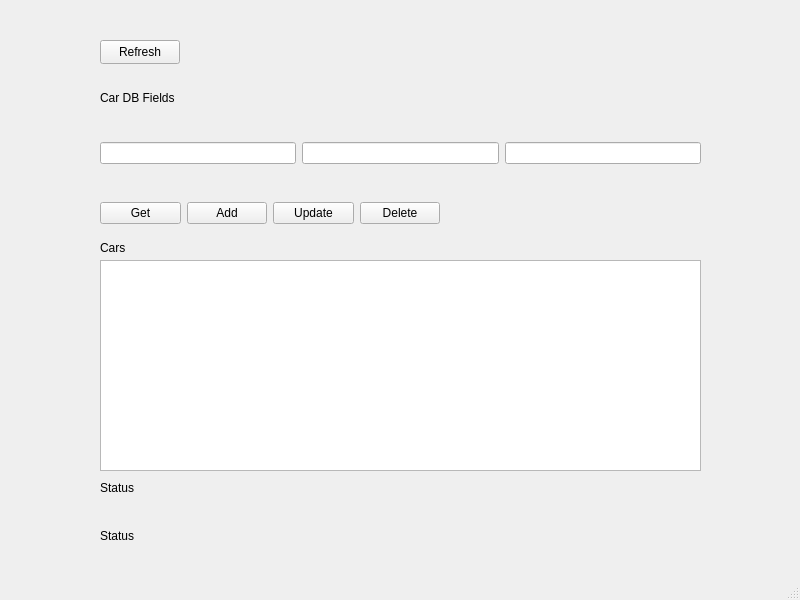
<?xml version="1.0" encoding="UTF-8"?>
<ui version="4.0">
 <class>MainWindow</class>
 <widget class="QMainWindow" name="MainWindow">
  <property name="geometry">
   <rect>
    <x>0</x>
    <y>0</y>
    <width>800</width>
    <height>600</height>
   </rect>
  </property>
  <property name="windowTitle">
   <string>MainWindow</string>
  </property>
  <widget class="QWidget" name="centralwidget">
   <widget class="QLabel" name="label">
    <property name="geometry">
     <rect>
      <x>100</x>
      <y>90</y>
      <width>171</width>
      <height>16</height>
     </rect>
    </property>
    <property name="text">
     <string>Car DB Fields</string>
    </property>
   </widget>
   <widget class="QLabel" name="label_2">
    <property name="geometry">
     <rect>
      <x>100</x>
      <y>240</y>
      <width>171</width>
      <height>16</height>
     </rect>
    </property>
    <property name="text">
     <string>Cars</string>
    </property>
   </widget>
   <widget class="QLabel" name="label_3">
    <property name="geometry">
     <rect>
      <x>100</x>
      <y>480</y>
      <width>171</width>
      <height>16</height>
     </rect>
    </property>
    <property name="text">
     <string>Status</string>
    </property>
   </widget>
   <widget class="QLabel" name="status">
    <property name="geometry">
     <rect>
      <x>100</x>
      <y>510</y>
      <width>601</width>
      <height>51</height>
     </rect>
    </property>
    <property name="text">
     <string>Status</string>
    </property>
   </widget>
   <widget class="QWidget" name="layoutWidget">
    <property name="geometry">
     <rect>
      <x>100</x>
      <y>140</y>
      <width>601</width>
      <height>26</height>
     </rect>
    </property>
    <layout class="QHBoxLayout" name="horizontalLayout">
     <item>
      <widget class="QLineEdit" name="branch">
       <property name="text">
        <string/>
       </property>
      </widget>
     </item>
     <item>
      <widget class="QLineEdit" name="id_car">
       <property name="text">
        <string/>
       </property>
      </widget>
     </item>
     <item>
      <widget class="QLineEdit" name="model">
       <property name="text">
        <string/>
       </property>
      </widget>
     </item>
    </layout>
   </widget>
   <widget class="QWidget" name="layoutWidget">
    <property name="geometry">
     <rect>
      <x>100</x>
      <y>200</y>
      <width>340</width>
      <height>26</height>
     </rect>
    </property>
    <layout class="QHBoxLayout" name="horizontalLayout_2">
     <item>
      <widget class="QPushButton" name="get">
       <property name="toolTip">
        <string>Get the DB</string>
       </property>
       <property name="text">
        <string>Get</string>
       </property>
      </widget>
     </item>
     <item>
      <widget class="QPushButton" name="add">
       <property name="toolTip">
        <string>Add a car</string>
       </property>
       <property name="text">
        <string>Add</string>
       </property>
      </widget>
     </item>
     <item>
      <widget class="QPushButton" name="update">
       <property name="toolTip">
        <string>Update a given field</string>
       </property>
       <property name="text">
        <string>Update</string>
       </property>
      </widget>
     </item>
     <item>
      <widget class="QPushButton" name="remove">
       <property name="toolTip">
        <string>Delete by ID</string>
       </property>
       <property name="text">
        <string>Delete</string>
       </property>
      </widget>
     </item>
    </layout>
   </widget>
   <widget class="QPushButton" name="refresh">
    <property name="geometry">
     <rect>
      <x>100</x>
      <y>40</y>
      <width>80</width>
      <height>24</height>
     </rect>
    </property>
    <property name="text">
     <string>Refresh</string>
    </property>
   </widget>
   <widget class="QTextEdit" name="carList">
    <property name="geometry">
     <rect>
      <x>100</x>
      <y>260</y>
      <width>601</width>
      <height>211</height>
     </rect>
    </property>
   </widget>
  </widget>
  <widget class="QStatusBar" name="statusbar"/>
 </widget>
 <resources/>
 <connections/>
</ui>
